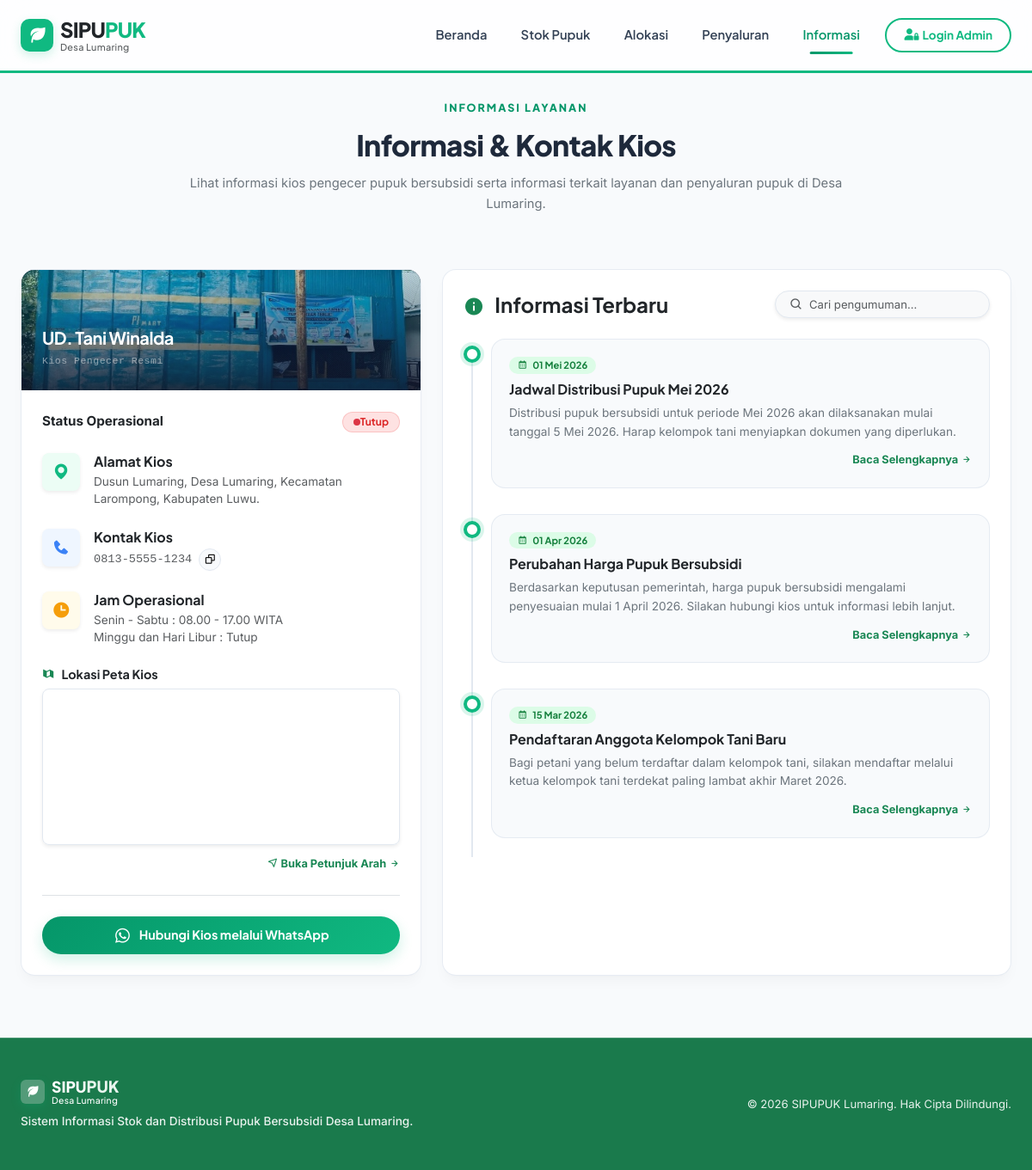
The page /index.php?page=informasi on the database its author committed.
### tables this page shows
CREATE TABLE `informasi` (
  `id` INT(11) NOT NULL AUTO_INCREMENT,
  `judul` VARCHAR(200) NOT NULL,
  `isi` TEXT NOT NULL,
  `tanggal` DATE NOT NULL,
  `aktif` TINYINT(1) DEFAULT 1,
  `created_at` TIMESTAMP DEFAULT CURRENT_TIMESTAMP,
  PRIMARY KEY (`id`)
);

### index.php (called while the page is built, shortened)
<?php
require_once __DIR__ . '/config/database.php';
require_once __DIR__ . '/libraries/helpers.php';
include __DIR__ . '/views/layouts/public_layout.php';

### config/database.php (called while the page is built, shortened)
<?php
$base_url = '/webpupuk';
$assets_url = $base_url . '/assets';

### libraries/helpers.php (called while the page is built, shortened)
<?php
function formatTanggalShort($date) {
    $bulan = [
        1 => 'Jan', 'Feb', 'Mar', 'Apr', 'Mei', 'Jun',
        'Jul', 'Agt', 'Sep', 'Okt', 'Nov', 'Des'
    ];
    $d = new DateTime($date);
    return $d->format('d') . ' ' . $bulan[(int)$d->format('m')] . ' ' . $d->format('Y');
}

### views/publik/informasi.php (the view, shortened to what this page needs)
<?php
$informasi = $conn->query("SELECT * FROM informasi WHERE aktif=1 ORDER BY tanggal DESC");
$informasi_list = [];
if ($informasi && $informasi->num_rows > 0) {
    while ($row = $informasi->fetch_assoc()) {
        $row['tanggal_formatted'] = formatTanggalShort($row['tanggal']);
        $informasi_list[] = $row;
    }
}
$is_open = false;
?>
<div style="height: 40px; background-color: transparent;"></div>
<section class="py-5" style="background: #f8fafc; min-height: 80vh;">
    <div class="container py-4">
    <div class="row justify-content-center text-center mb-5 animate__animated animate__fadeIn">
        <div class="col-lg-8">
            <span class="section-label">Informasi Layanan</span>
            <h2 class="section-title">Informasi & Kontak Kios</h2>
            <p class="text-secondary" style="font-size: 0.92rem;">
                Lihat informasi kios pengecer pupuk bersubsidi serta informasi terkait layanan dan penyaluran pupuk di Desa Lumaring.
            </p>
        </div>
    </div>
    <div class="row g-4 justify-content-center animate__animated animate__fadeInUp">
        <div class="col-lg-5">
            <div class="card border-0 rounded-4 shadow-sm h-100 bg-white hover-up transition overflow-hidden"
                style="border: 1px solid rgba(226, 232, 240, 0.8) !important;">
                <div class="position-relative" style="height: 140px; overflow: hidden; background: #0f172a;">
                    <div class="position-absolute top-0 start-0 w-100 h-100" style="background: linear-gradient(to bottom, rgba(16, 185, 129, 0.1), rgba(15, 23, 42, 0.82)); z-index: 1;"></div>
                    <img src="<?= $assets_url ?>/img/kios.jpg" alt="UD. Tani Winalda" style="width: 100%; height: 100%; object-fit: cover; filter: brightness(0.95);">
                    <div class="position-absolute bottom-0 start-0 p-4 w-100 text-white" style="z-index: 2;">
                        <h4 class="fw-bold mb-0 text-white" style="font-size: 1.25rem; letter-spacing: -0.5px;">UD. Tani Winalda</h4>
                        <span class="text-white-50 font-monospace" style="font-size: 0.72rem; letter-spacing: 0.5px;">Kios Pengecer Resmi</span>
                    </div>
                </div>
                <div class="card-body p-4">
                    <div class="d-flex align-items-center justify-content-between mb-4">
                        <span class="fw-bold text-slate-800" style="font-size: 0.95rem;">Status Operasional</span>
                        <?php if ($is_open): ?>
                            <span class="badge bg-success-subtle text-success align-middle d-inline-flex align-items-center animate-pulse" style="font-size: 0.75rem; border: 1px solid rgba(16, 185, 129, 0.2); padding: 5px 12px;">
                                <span class="spinner-grow spinner-grow-sm text-success me-1.5" role="status" style="width: 8px; height: 8px; animation-duration: 1.2s;"></span> Buka Sekarang
                            </span>
                        <?php else: ?>
                            <span class="badge bg-danger-subtle text-danger align-middle d-inline-flex align-items-center" style="font-size: 0.75rem; border: 1px solid rgba(239, 68, 68, 0.2); padding: 5px 12px;">
                                <span class="d-inline-block rounded-circle bg-danger me-1.5" style="width: 8px; height: 8px;"></span> Tutup
                            </span>
                        <?php endif; ?>
                    </div>
                    <div class="d-flex align-items-start gap-3 mb-4 card-contact-item" style="transition: var(--transition);">
                        <div class="rounded-3 d-flex align-items-center justify-content-center shadow-sm icon-holder"
                            style="width: 44px; height: 44px; background: #ecfdf5; color: #10b981; flex-shrink: 0; transition: var(--transition);">
                            <i class="bx bxs-map" style="font-size: 1.35rem;"></i>
                        </div>
                        <div>
                            <h6 class="fw-bold text-dark mb-1">Alamat Kios</h6>
                            <p class="text-muted mb-0" style="font-size: 0.85rem; line-height: 1.5;">
                                Dusun Lumaring, Desa Lumaring, Kecamatan Larompong, Kabupaten Luwu.
                            </p>
                        </div>
                    </div>
                    <div class="d-flex align-items-start gap-3 mb-4 card-contact-item" style="transition: var(--transition);">
                        <div class="rounded-3 d-flex align-items-center justify-content-center shadow-sm icon-holder"
                            style="width: 44px; height: 44px; background: #eff6ff; color: #3b82f6; flex-shrink: 0; transition: var(--transition);">
                            <i class="bx bxs-phone" style="font-size: 1.35rem;"></i>
                        </div>
                        <div class="flex-grow-1">
                            <h6 class="fw-bold text-dark mb-1">Kontak Kios</h6>
                            <div class="d-flex align-items-center">
                                <span class="text-muted font-monospace" style="font-size: 0.85rem; font-weight: 500;">0813-5555-1234</span>
                                <button class="btn btn-sm btn-light p-1 rounded-circle ms-2 d-flex align-items-center justify-content-center" onclick="copyContactPhone('0813-5555-1234')" title="Salin Kontak" style="width: 26px; height: 26px; border: 1px solid #e2e8f0; background: #f8fafc;">
                                    <i class="bx bx-copy" style="font-size: 0.82rem;"></i>
                                </button>
                            </div>
                        </div>
                    </div>
                    <div class="d-flex align-items-start gap-3 mb-4 card-contact-item" style="transition: var(--transition);">
                        <div class="rounded-3 d-flex align-items-center justify-content-center shadow-sm icon-holder"
                            style="width: 44px; height: 44px; background: #fffbeb; color: #f59e0b; flex-shrink: 0; transition: var(--transition);">
                            <i class="bx bxs-time" style="font-size: 1.35rem;"></i>
                        </div>
                        <div>
                            <h6 class="fw-bold text-dark mb-1">Jam Operasional</h6>
                            <p class="text-muted mb-0" style="font-size: 0.85rem; line-height: 1.5;">
                                Senin - Sabtu : 08.00 - 17.00 WITA
                                <br>
                                Minggu dan Hari Libur : Tutup
                            </p>
                        </div>
                    </div>
                    <div class="mb-4">
                        <h6 class="fw-bold text-dark mb-2 d-flex align-items-center gap-2" style="font-size: 0.9rem;">
                            <i class="bx bxs-map-alt text-success"></i> Lokasi Peta Kios
                        </h6>
                        <div class="overflow-hidden rounded-3 shadow-sm position-relative" style="border: 1.5px solid var(--slate-200);">
                            <iframe width="100%" height="180" frameborder="0" scrolling="no" marginheight="0" marginwidth="0" src="https://www.openstreetmap.org/export/embed.html?bbox=120.34656%2C-3.52552%2C120.35656%2C-3.51552&amp;layer=mapnik&amp;marker=-3.52052%2C120.35156" style="border: 0; display: block;"></iframe>
                        </div>
                        <div class="text-end mt-2">
                            <a href="https://www.google.com/maps/search/?api=1&query=-3.520524930822248,120.3515601387173" target="_blank" class="text-success fw-bold text-decoration-none" style="font-size: 0.8rem; transition: var(--transition);">
                                <i class="bx bx-navigation"></i> Buka Petunjuk Arah <i class="bx bx-right-arrow-alt align-middle"></i>
                            </a>
                        </div>
                    </div>
                    <div class="border-top pt-4">
                        <a href="https://wa.me/6285941923299"
                            target="_blank"
                            class="btn btn-success w-100 rounded-pill py-2.5 fw-bold d-inline-flex align-items-center justify-content-center gap-2 shadow-sm transition hover-up"
                            style="background:#25d366;border:none;box-shadow: 0 4px 12px rgba(37, 211, 102, 0.25);">
                            <i class="bx bxl-whatsapp" style="font-size:1.4rem;"></i>
                            Hubungi Kios melalui WhatsApp
                        </a>
                    </div>
                </div>
            </div>
        </div>
        <div class="col-lg-7">
            <div class="card border-0 rounded-4 shadow-sm p-4 h-100 bg-white"
                style="border: 1px solid rgba(226, 232, 240, 0.8) !important;">
                <div class="d-flex flex-wrap align-items-center justify-content-between mb-4 gap-3">
                    <h4 class="fw-bold text-dark mb-0">
                        <i class="bx bxs-info-circle text-success align-middle me-2"></i>
                        Informasi Terbaru
                    </h4>
                    <div style="width: 250px; max-width: 100%;">
                        <div class="input-group shadow-sm border rounded-pill bg-light overflow-hidden px-2 py-0.5" style="border: 1.5px solid var(--slate-200) !important;">
                            <span class="input-group-text bg-transparent border-0 p-0 me-2 text-muted" style="padding-left: 8px !important;"><i class="bx bx-search"></i></span>
                            <input type="text" id="infoSearch" class="form-control bg-transparent border-0 p-0" placeholder="Cari pengumuman..." style="font-size: 0.82rem; height: 30px;">
                        </div>
                    </div>
                </div>
                <div class="timeline-container" id="infoContainer">
                    <div class="timeline-line"></div>
                    <?php if(count($informasi_list) > 0): foreach($informasi_list as $row):?>
                    <div class="timeline-item transition" data-title="<?= htmlspecialchars(strtolower($row['judul'])) ?>" data-content="<?= htmlspecialchars(strtolower($row['isi'])) ?>" onclick="openAnnouncementModal('<?= htmlspecialchars(addslashes($row['judul'])) ?>', '<?= $row['tanggal_formatted'] ?>', '<?= htmlspecialchars(addslashes($row['isi'])) ?>')">
                        <div class="timeline-dot"></div>
                        <div class="timeline-content-card">
                            <div class="d-flex align-items-center justify-content-between mb-2">
                                <span class="badge bg-success-subtle text-success" style="font-size:0.7rem; padding:4px 10px;">
                                    <i class="bx bx-calendar me-1"></i> <?= $row['tanggal_formatted'] ?>
                                </span>
                            </div>
                            <h5 class="fw-bold text-dark mb-2 info-title timeline-item-title" style="font-size:1rem; transition: var(--transition);">
                                <?= htmlspecialchars($row['judul']) ?>
                            </h5>
                            <p class="text-secondary mb-0 info-content timeline-item-excerpt">
                                <?= htmlspecialchars($row['isi']) ?>
                            </p>
                            <div class="text-end mt-2">
                                <span class="text-success fw-bold" style="font-size:0.8rem;">
                                    Baca Selengkapnya <i class="bx bx-right-arrow-alt align-middle"></i>
                                </span>
                            </div>
                        </div>
                    </div>
                    <?php endforeach; ?>
                    <?php endif;?>
                </div>
            </div>
        </div>
    </div>
</div>
</section>

### rows shown on the page
informasi: tanggal_formatted "01 Mei 2026", judul "Jadwal Distribusi Pupuk Mei 2026", isi "Distribusi pupuk bersubsidi untuk periode Mei 2026 akan dilaksanakan mulai tanggal 5 Mei 2026. Harap kelompok tani menyiapkan dokumen yang diperlukan."
informasi: tanggal_formatted "01 Apr 2026", judul "Perubahan Harga Pupuk Bersubsidi", isi "Berdasarkan keputusan pemerintah, harga pupuk bersubsidi mengalami penyesuaian mulai 1 April 2026. Silakan hubungi kios untuk informasi lebih lanjut."
informasi: tanggal_formatted "15 Mar 2026", judul "Pendaftaran Anggota Kelompok Tani Baru", isi "Bagi petani yang belum terdaftar dalam kelompok tani, silakan mendaftar melalui ketua kelompok tani terdekat paling lambat akhir Maret 2026."
